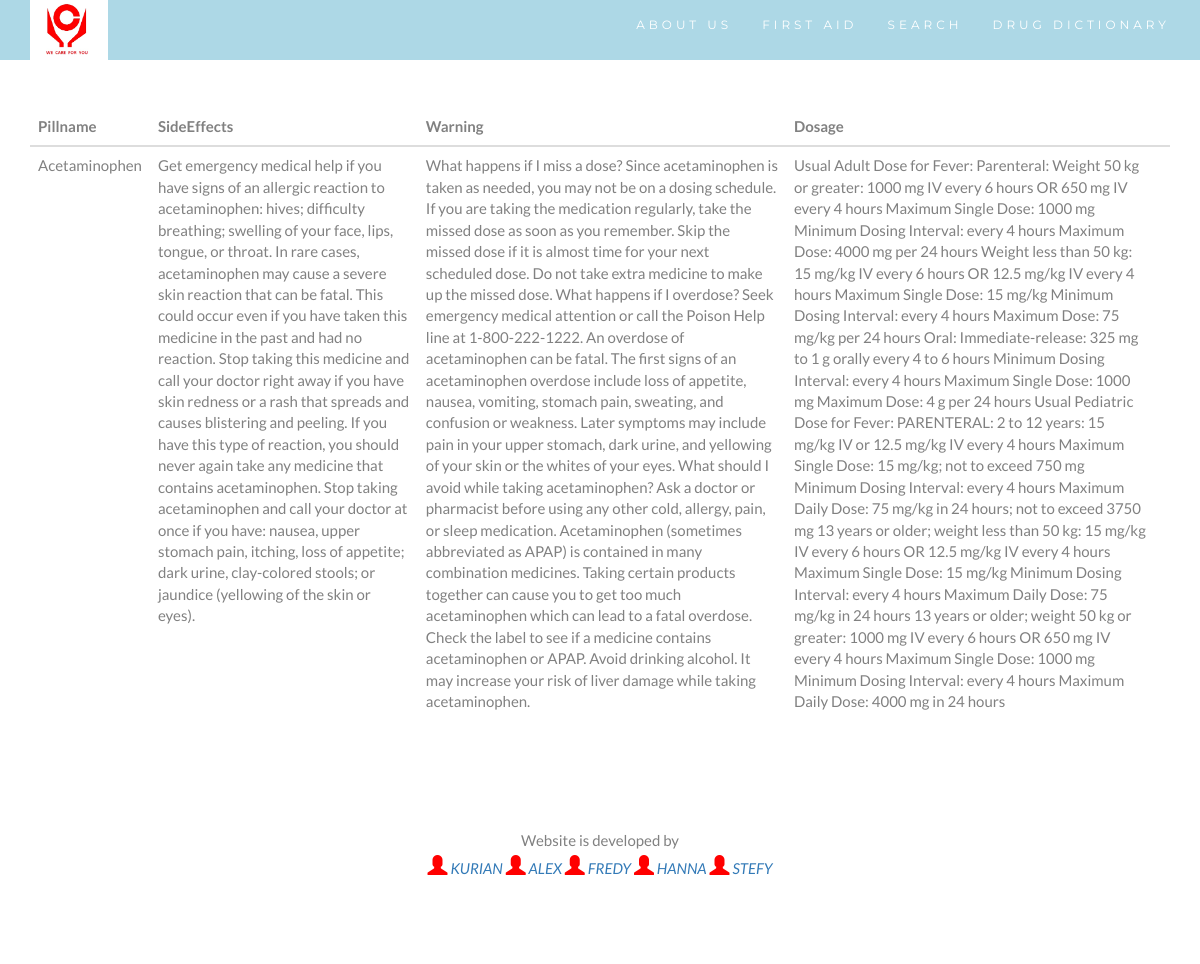
/drugdisplay/11/, run on the app's committed database.
### drugdict/models.py (models this page shows, shortened)
class UploadDrug(models.Model):
	pillname= models.CharField(max_length=20)
	sideeffects=models.TextField()
	warning=models.TextField()
	dosage=models.TextField()

### drugdict/views.py (the view)
# urls.py: url(r'^drugdisplay/(?P<id>[0-9].*)/$',drug_display,name='drugdisplay'),
def drug_display(request,id):
	context={
	'data':UploadDrug.objects.get(id=id)
	}
	return render(request,'drug_display.html',context)

### templates/drug_display.html (shortened to what this page needs)
{% extends 'base.html' %}
{% load static %}
{% block container %}
<br>
<br>
<br>
<div class="container">
	<section class="stocks">
		<table class="table">
			<thead>
				<tr>
					<th>Pillname</th>
					<th>SideEffects</th>
					<th>Warning</th>
					<th>Dosage</th>
					<th></th>
				</tr>
			</thead>
			<tbody>
				<tr>
					<td>{{data.pillname}}</td>
					<td>{{data.sideeffects}}</td>
					<td>{{data.warning}}</td>
					<td>{{data.dosage}}</td>
				</tr>
			</tbody>
		</table>
	</section>
</div>
{% endblock %}

### static/css/style.css (style rules this page uses)
body { font: 400 15px Lato, sans-serif; line-height: 1.8; color: #818181; }

### data on the page
UploadDrug: pillname "Acetaminophen", sideeffects "Get emergency medical help if you have signs of an allergic reaction to acetaminophen: hives; difficulty breathing; swelling of your face, lips, tongue, or throat. In rare cases, acetaminophen may cause a severe skin reaction that can be fatal. This could occur even if you have taken this medicine in the past and had no reaction. Stop taking this medicine and call your doctor right away if you have skin redness or a rash that spreads and causes blistering and peeling. If you have this type of reaction, you should never again take any medicine that contains acetaminophen. Stop taking acetaminophen and call your doctor at once if you have: nausea, upper stomach pain, itching, loss of…", warning "What happens if I miss a dose? Since acetaminophen is taken as needed, you may not be on a dosing schedule. If you are taking the medication regularly, take the missed dose as soon as you remember. Skip the missed dose if it is almost time for your next scheduled dose. Do not take extra medicine to make up the missed dose. What happens if I overdose? Seek emergency medical attention or call the Poison Help line at 1-800-222-1222. An overdose of acetaminophen can be fatal. The first signs of an acetaminophen overdose include loss of appetite, nausea, vomiting, stomach pain, sweating, and confusion or weakness. Later symptoms may include pain in your upper stomach, dark urine, and yellowing…", dosage "Usual Adult Dose for Fever: Parenteral: Weight 50 kg or greater: 1000 mg IV every 6 hours OR 650 mg IV every 4 hours Maximum Single Dose: 1000 mg Minimum Dosing Interval: every 4 hours Maximum Dose: 4000 mg per 24 hours Weight less than 50 kg: 15 mg/kg IV every 6 hours OR 12.5 mg/kg IV every 4 hours Maximum Single Dose: 15 mg/kg Minimum Dosing Interval: every 4 hours Maximum Dose: 75 mg/kg per 24 hours Oral: Immediate-release: 325 mg to 1 g orally every 4 to 6 hours Minimum Dosing Interval: every 4 hours Maximum Single Dose: 1000 mg Maximum Dose: 4 g per 24 hours Usual Pediatric Dose for Fever: PARENTERAL: 2 to 12 years: 15 mg/kg IV or 12.5 mg/kg IV every 4 hours Maximum Single Dose: 15…"
